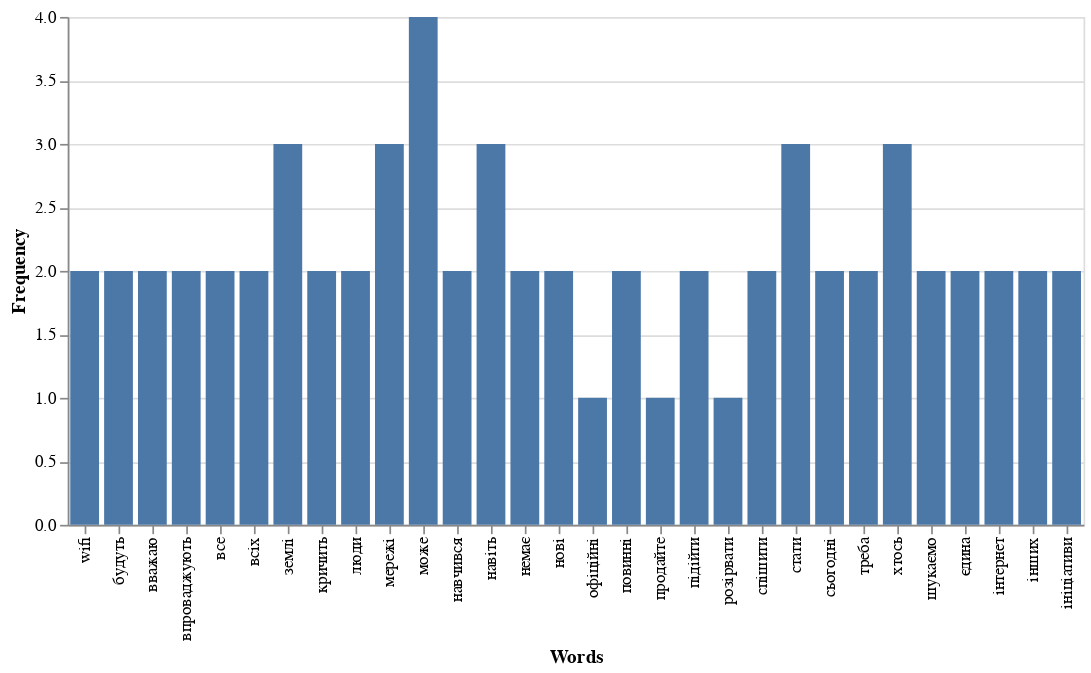

Notebook cell for this chart:
### Code cell
df_sort1 = df1.sort_values('Frequency', axis=0,ascending=False)
df_sort301 = df_sort1.head(30)
import altair as alt
from altair import Chart, X, Y, Axis, SortField

alt.Chart(df_sort301).mark_bar(size=17).encode(
  x=X('Words'),
  y=Y('Frequency'),
)

### Figure 1 — Vega-Lite specification as saved in the notebook (floating-point values rounded to 4 significant figures)
{"config": {"view": {"continuousWidth": 400, "continuousHeight": 300}}, "data": {"name": "data-3843f900da270e3b0fee197aa0dacf15"}, "mark": {"type": "bar", "size": 17}, "encoding": {"x": {"type": "nominal", "field": "Words"}, "y": {"type": "quantitative", "field": "Frequency"}}, "$schema": "https://vega.github.io/schema/vega-lite/v4.0.0.json", "datasets": {"data-3843f900da270e3b0fee197aa0dacf15": [{"Words": "може", "Frequency": 4}, {"Words": "стати", "Frequency": 3}, {"Words": "навіть", "Frequency": 3}, {"Words": "мережі", "Frequency": 3}, {"Words": "землі", "Frequency": 3}, {"Words": "хтось", "Frequency": 3}, {"Words": "люди", "Frequency": 2}, {"Words": "нові", "Frequency": 2}, {"Words": "все", "Frequency": 2}, {"Words": "навчився", "Frequency": 2}, {"Words": "всіх", "Frequency": 2}, {"Words": "інтернет", "Frequency": 2}, {"Words": "кричить", "Frequency": 2}, {"Words": "wifi", "Frequency": 2}, {"Words": "немає", "Frequency": 2}, {"Words": "будуть", "Frequency": 2}, {"Words": "сьогодні", "Frequency": 2}, {"Words": "шукаємо", "Frequency": 2}, {"Words": "впроваджують", "Frequency": 2}, {"Words": "спішити", "Frequency": 2}, {"Words": "єдина", "Frequency": 2}, {"Words": "треба", "Frequency": 2}, {"Words": "повинні", "Frequency": 2}, {"Words": "інших", "Frequency": 2}, {"Words": "ініціативи", "Frequency": 2}, {"Words": "вважаю", "Frequency": 2}, {"Words": "підійти", "Frequency": 2}, {"Words": "розірвати", "Frequency": 1}, {"Words": "продайте", "Frequency": 1}, {"Words": "офіційні", "Frequency": 1}]}}
